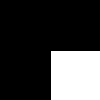
Frame 1 (no input)
Frame 60 (the mouse pressed at the canvas centre just before this capture): identical to frame 1, image omitted
Frame 120 (the mouse held since frame 60 and released just before this capture): identical to frame 1, image omitted

The Processing sketch that drew this single still picture (run headless with seeded random() and noise(); from frame 60 on, the mouse is pressed at the canvas centre):

// Processing sketch: multikeywithfriction
// ── multikeywithfriction.pde
float x=width/2;
float y=height/2;
float xvel=0;
float yvel=0;
float frict = 0.97;
float vel = 0.6;
 
 
boolean isLeft, isRight, isUp, isDown; 
 
void setup() {
  //size(800, 800);
  //fullScreen();
  background(0);
  frameRate(30);
 
  x=width/2;
  y=height/2;
}
 
void draw() {
 
  background(0);//cls
  x=x+xvel; 
  y=y+yvel;
  if (isLeft)xvel=xvel-frict;
  if (isRight)xvel=xvel+frict;
  if (isDown)yvel=yvel+frict;
  if (isUp)yvel=yvel-frict;
  yvel=yvel*frict;
  xvel=xvel*frict;
 
  rect(x, y, 50, 50);
}
 
void keyPressed() {
  setMove(keyCode, true);
}
 
void keyReleased() {
  setMove(keyCode, false);
}
 
boolean setMove(int k, boolean b) {
  switch (k) {
  case UP:
    return isUp = b;
 
  case DOWN:
    return isDown = b;
 
  case LEFT:
    return isLeft = b;
 
  case RIGHT:
    return isRight = b;
 
  default:
    return b;
  }
}
